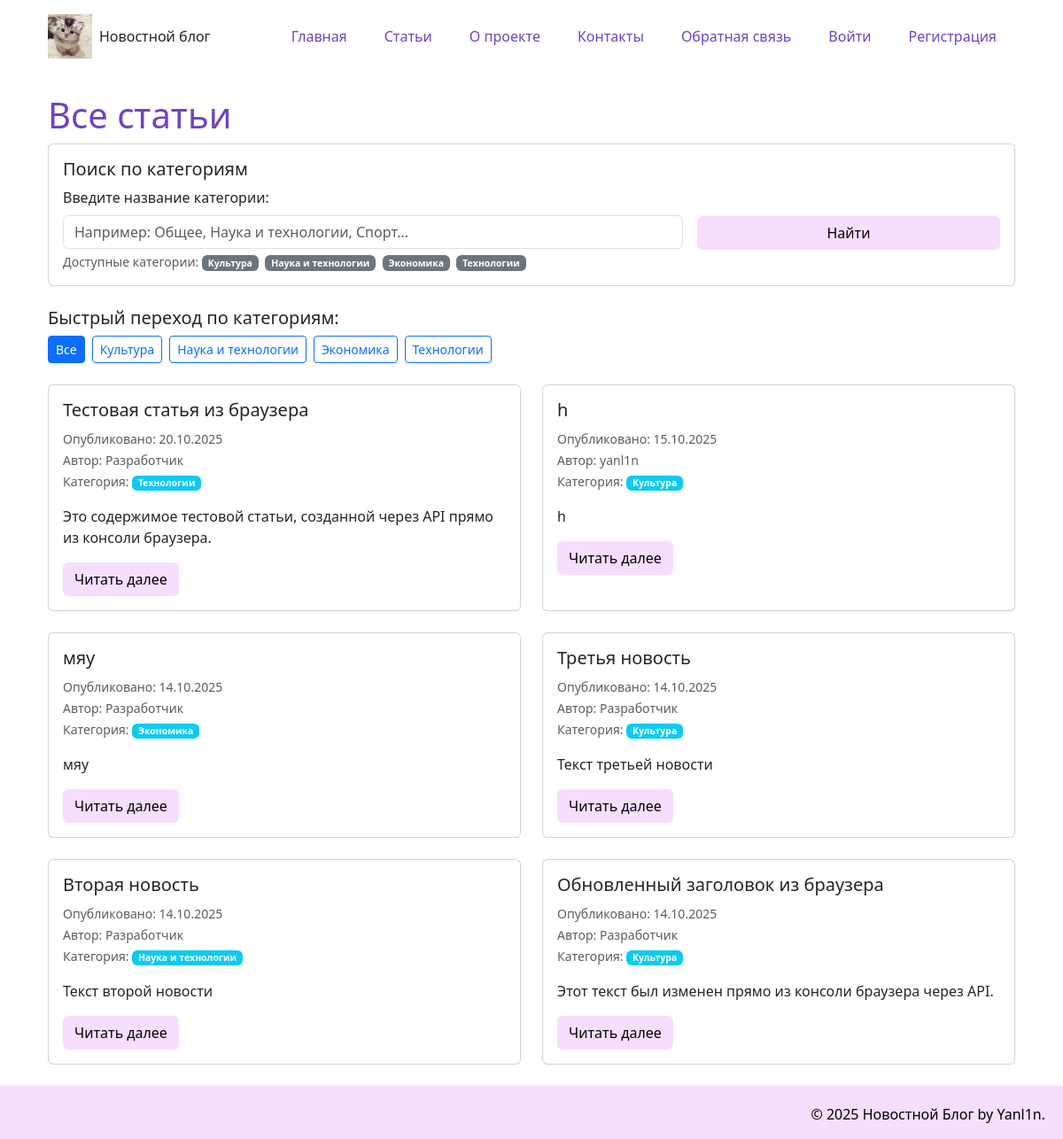
Page /articles on the earlier database version.
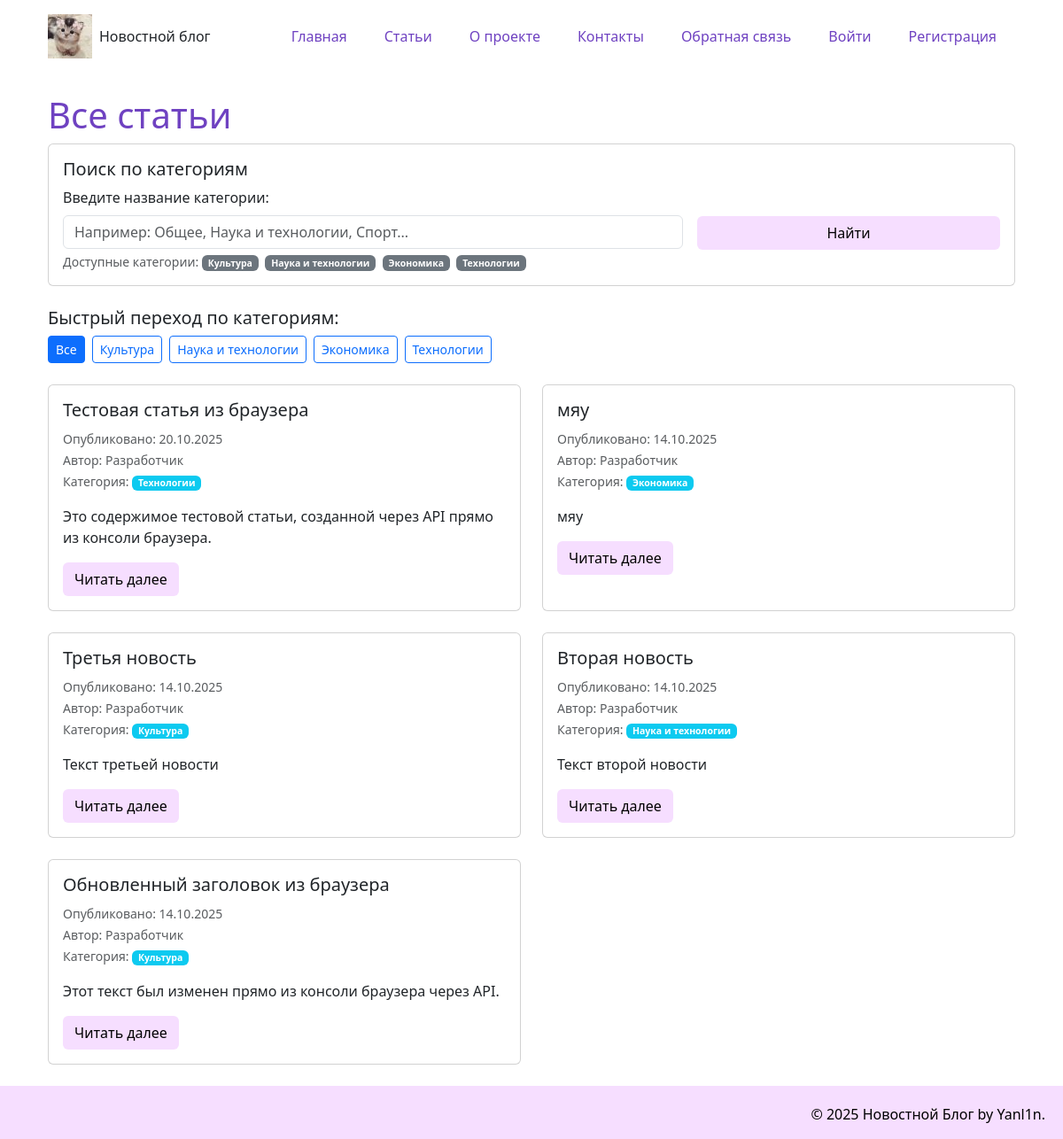
Same page on the later database version.
### models.py (models this page shows, shortened)
class Article(data_base.Model):
    __tablename__= "article"
    id = data_base.Column(data_base.Integer, primary_key = True)
    title = data_base.Column(data_base.String(200), nullable=False)
    text = data_base.Column(data_base.Text, nullable=False)
    date = data_base.Column(data_base.DateTime, default=datetime.utcnow)
    user_id = data_base.Column(data_base.Integer, data_base.ForeignKey('user.id'), nullable=False)
    category = data_base.Column(data_base.String(50), default='Общая')
    comment = data_base.relation('Comment', backref='article', lazy='dynamic')

class User(UserMixin, data_base.Model):
    __tablename__= "user"
    id = data_base.Column(data_base.Integer, primary_key = True)
    name = data_base.Column(data_base.String(100), nullable=False)
    email = data_base.Column(data_base.String(100), nullable=False)
    hashed_password = data_base.Column(data_base.String(200), nullable=False)
    date = data_base.Column(data_base.DateTime, default=datetime.utcnow)
    articles = data_base.relationship('Article', backref='author', lazy=True)

### app.py (the view)
@app.route("/articles")
@app.route("/articles/<category>")
def articles_list(category=None):
    if category is None:
        category = request.args.get('category', '').strip()
    if category:
        category = unquote(category)
    categories = data_base.session.query(Article.category).distinct().all()
    categories = [cat[0] for cat in categories if cat[0]]
    if category and category not in categories:
        flash(f'Категория "{category}" не найдена', 'error')
        articles = []
    elif category:
        articles = Article.query.filter_by(category=category).order_by(Article.date.desc()).all()
    else:
        articles = Article.query.order_by(Article.date.desc()).all()
    return render_template('articles_list.html',
                         articles=articles,
                         current_category=category,
                         categories=categories)

### templates/articles_list.html (shortened to what this page needs)
{% extends 'base.html' %}
{% block content %}
<div class="row">
    <div class="col-12">
        <h1>
            {% if current_category %}
                Статьи в категории: "{{ current_category }}"
            {% else %}
                Все статьи
            {% endif %}
        </h1>
        <div class="card mb-4">
            <div class="card-body">
                <h5 class="card-title">Поиск по категориям</h5>
                <form method="GET" action="{{ url_for('articles_list') }}" class="row g-3">
                    <div class="col-md-8">
                        <label for="category" class="form-label">Введите название категории:</label>
                        <input type="text"
                               class="form-control"
                               id="category"
                               name="category"
                               value="{{ current_category }}"
                               placeholder="Например: Общее, Наука и технологии, Спорт...">
                        <div class="form-text">Доступные категории:
                            {% for cat in categories %}
                            <span class="badge bg-secondary me-1">{{ cat }}</span>
                            {% endfor %}
                        </div>
                    </div>
                    <div class="col-md-4 d-flex align-items-end">
                        <div class="btn-group w-100 mb-4">
                            <button type="submit" class="btn btn-custom">Найти</button>
                        </div>
                    </div>
                </form>
            </div>
        </div>
        <div class="categories-nav mb-4">
            <h5>Быстрый переход по категориям:</h5>
            <div class="d-flex flex-wrap gap-2">
                <a href="{{ url_for('articles_list') }}"
                   class="btn {% if not current_category%} btn-primary{% else %}btn-outline-primary{% endif %} btn-sm">
                    Все
                </a>
                {% for cat in categories %}
                    <a href="{{ url_for('articles_list', category=cat) }}"
                       class="btn {% if current_category == cat %}btn-primary{% else %}btn-outline-primary{% endif %} btn-sm">
                        {{ cat }}
                    </a>
                {% endfor %}
            </div>
        </div>
        {% if articles %}
        <div class="row">
            {% for article in articles %}
            <div class="col-md-6 mb-4">
                <div class="card h-100">
                    <div class="card-body">
                        <h5 class="card-title">
                            {{ article.title }}
                        </h5>
                        <p class="card-text">
                            <small class="text-muted">
                                Опубликовано: {{ article.date.strftime('%d.%m.%Y') }}<br>
                                Автор: {{ article.author.name }}<br>
                                Категория:
                                <span class="badge bg-info">{{ article.category }}</span>
                            </small>
                        </p>
                        <p class="card-text">{{ article.text[:150] }}{% if article.text|length > 150 %}...{% endif %}</p>
                        <a href="{{ url_for('news_article', id=article.id) }}" class="btn btn-custom">Читать далее</a>
                    </div>
                </div>
            </div>
            {% endfor %}
        </div>
        {% endif %}
    </div>
</div>
{% endblock %}

### templates/base.html (shortened to what this page needs)
<!DOCTYPE html>
<html lang="ru">
<head>
    <link href="https://cdn.jsdelivr.net/npm/bootstrap@5.3.8/dist/css/bootstrap.min.css" rel="stylesheet">
    <link rel="stylesheet" href="{{ url_for('static', filename='css/main.css')}}">
</head>
<body>
    <div class="container">
        <div class="container">
            <header class="d-flex justify-content-between align-items-center py-3">
                <a href="/" class="d-flex align-items-center text-dark text-decoration-none">
                    <img src="{{ url_for('static', filename='img/cat.jpg')}}" alt="Логотип" width="50" height="50" class="me-2">
                Новостной блог
            </a>
            <ul class="nav nav-pills">
                <li class="nav-item"><a href="{{ url_for('index')}}" class="nav-link" aria-current="page">Главная</a></li>
                <li class="nav-item"><a href="{{ url_for('articles_list')}}" class="nav-link">Статьи</a></li>
                <li class="nav-item"><a href="{{ url_for('about')}}" class="nav-link">О проекте</a></li>
                <li class="nav-item"><a href="{{ url_for('contact')}}" class="nav-link">Контакты</a></li>
                <li class="nav-item"><a href="{{ url_for('feedback')}}" class="nav-link">Обратная связь</a></li>
                {% if current_user.is_authenticated %}
                    <li class="nav-item"><a href="{{ url_for('create_article')}}" class="nav-link">Создать статью</a></li>
                    <li class="nav-item"><a href="{{ url_for('logout')}}" class="nav-link">Выйти ({{ current_user.name }})</a></li>
                {% else %}
                    <li class="nav-item"><a href="{{ url_for('login_page')}}" class="nav-link">Войти</a></li>
                    <li class="nav-item"><a href="{{ url_for('register')}}" class="nav-link">Регистрация</a></li>
                {% endif %}
            </ul>
            </header>
        </div>
        <div class="container mt-4">
            {% block content %}{% endblock %}
        </div>
    </div>
    <footer>
        <p>&copy; 2025 Новостной Блог by Yanl1n.</p>
    </footer>
</body>
</html>

### static/css/main.css (style rules this page uses)
body { display: flex; flex-direction: column; min-height: 100vh; }
.container { flex: 1; }
h1 { color:#6f42c1; }
footer { margin-top: auto; padding: 20px; background: #F6DEFF; text-align: right; color: black; height: 60px; }
.btn-custom { background-color: #F6DEFF; color: rgb(0, 0, 0); }
.nav-pills .nav-link { color:#6f42c1; margin: 0 5px; }

Differences in the rows shown:
removed Article: title "h", date "15.10.2025", author.name "yanl1n", category "Культура", text "h"
